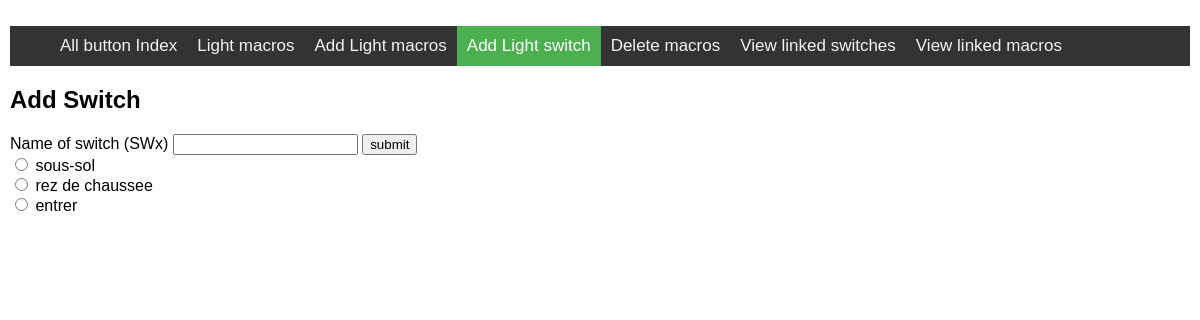
Screenshot of /enternewswitch with the database file from the repository.
### tables this page shows
CREATE TABLE macros (name TEXT, brightness REAL, eol TEXT, places TEXT);

### app.py (the view)
@app.route('/enternewswitch')
def new_switch():
    form = MacroForm()
    choices = db_func.get_in_db('name', 'macros')
    return render_template('switch.html', form=form, choices=choices)

### app.py
class MacroForm(FlaskForm):
    choices = db_func.get_in_db('name', 'lights')
    macro_new_name = StringField('Name of macro', validators=[DataRequired()])
    switch_new_name = StringField('Name of switch (SWx)', validators=[DataRequired()])

### db_functions.py (called while the page is built)
def get_in_db(column_name, table_name):
    con = sqlite3.connect('database.db')
    c = con.cursor()
    command = "SELECT " + column_name + " FROM " + table_name
    c.execute(command)
    rows = c.fetchall()
    list = []
    for i in range(1,len(rows)):
        list.append(rows[i][0])
    c.close()
    con.close()
    return list

### templates/switch.html (shortened to what this page needs)
{% extends 'base.html' %}
{% set active_page = "add_switch" %}
{% block header %}
    <h1>{% block title %}Add Switch{% endblock %}</h1>
{% endblock %}
{% block content %}
    <form action="{{ url_for('add_switch') }}" method="POST" >
        {{ form.switch_new_name.label }}
        {{ form.switch_new_name(size=20) }}
        <input type="submit" value="submit"> <br>
        {% for i in choices %}
            <input type="radio" name="room" value="{{ i }}"> {{ i }} <br>
        {% endfor %}
    </form>
{% endblock %}

### rows the page displays
macros: name "sous-sol"
macros: name "rez de chaussee"
macros: name "entrer"

### other values shown
{{ caption|e }} "All button Index" "Light macros" "Add Light macros" "Add Light switch" "Delete macros" "View linked switches" "View linked macros"
